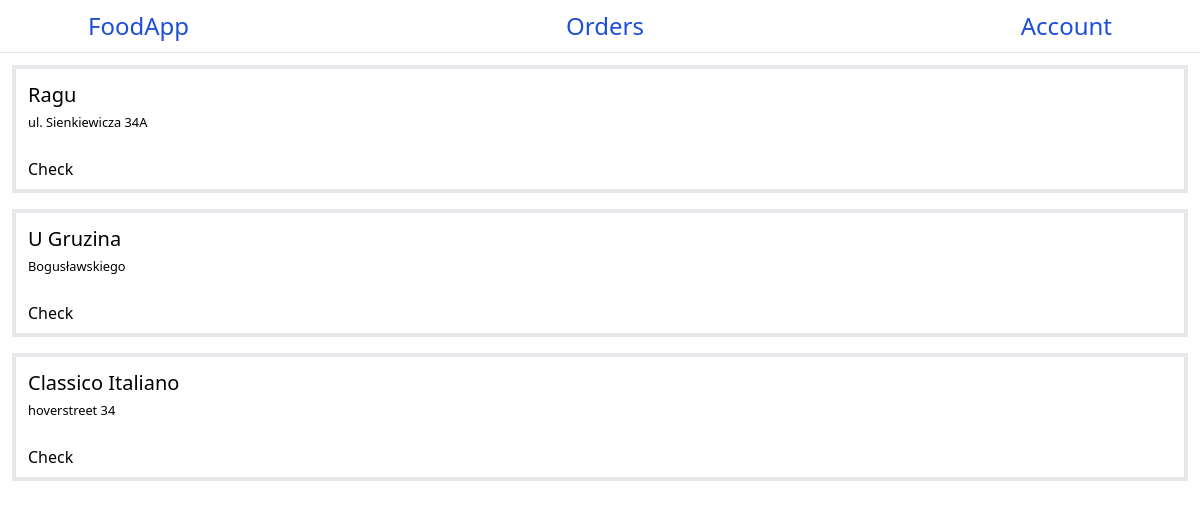
The page / on the database its author committed.
### base/models.py (models this page shows, shortened)
class Restaurant(models.Model):
    name = models.CharField(max_length=50)
    type = models.CharField(max_length=30)
    location = models.CharField(max_length=30)
    description = models.TextField(max_length=100)
    addition_date = models.DateTimeField(auto_now_add=True)
    class Meta:
        ordering = ['-addition_date']

### base/views.py (the view)
# urls.py: path('',views.home,name='home'),
def home(request):
    restaurant_list = Restaurant.objects.all()
    context = {'restaurants':restaurant_list}
    return render(request,'base/home.html',context)

### base/templates/base/home.html (shortened to what this page needs)
{% extends 'main.html' %}
{% block content %}
<div class="home-container">
    <div class="main">
        {% for restaurant in restaurants %}
            <div class="box-border h-32 w-45 p-3 border-4 mb-4 m-3">
                <h2 class="text-xl">{{ restaurant.name }}</h2>
                <small>{{ restaurant.location }}</small>
                <br>
                <br>
                <a href="{% url 'restaurant' restaurant.id %}">Check</a>
            </div>
        {% endfor %}
    </div>
    </div>
{% endblock content %}

### rows shown on the page
Restaurant: name "Ragu", location "ul. Sienkiewicza 34A"
Restaurant: name "U Gruzina", location "Bogusławskiego"
Restaurant: name "Classico Italiano", location "hoverstreet 34"
